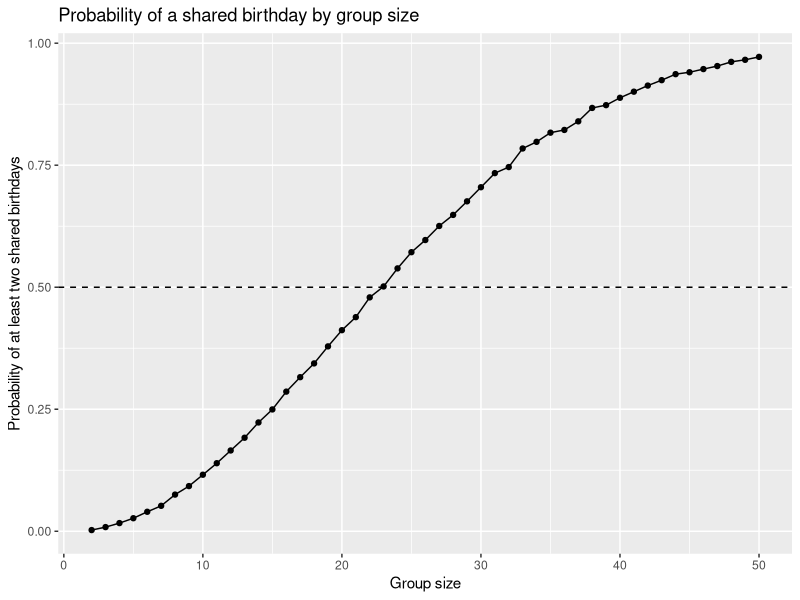

The R source for this figure: (Note: this script raises an error after producing the figure.)
## ---- chunk 1
library(tidyverse)
set.seed(1)

birthday_repeated = function(n_room) {
  
  birthdays = sample(1:365, size = n_room, replace = TRUE)
  
  repeated_birthdays = length(unique(birthdays)) < n_room
  
  return(repeated_birthdays)
  
}

sim_results = 
  tibble(group_size = 2:50) |> 
  mutate(
    prob_repeated = map_dbl(
      group_size,
      \(n) mean(replicate(10000, birthday_repeated(n)))
    )
  )

sim_results |> 
  ggplot(aes(x = group_size, y = prob_repeated)) +
  geom_point() +
  geom_line() +
  geom_hline(yintercept = 0.5, linetype = "dashed") +
  labs(
    title = "Probability of a shared birthday by group size",
    x = "Group size",
    y = "Probability of at least two shared birthdays"
  )
## ---- chunk 2
library(tidyverse)
file_names = tibble(
  file = list.files("data", full.names = TRUE)
)

file_names = file_names %>%
  mutate(
    data = map(file, read_csv),
    file_name = basename(file),
    arm = if_else(
      str_detect(file_name, "^con"),
      "control",
      "experimental"
    ),
    subject_id = str_extract(file_name, "\\d+")
  )

longitudinal_df =
  file_names %>%
  unnest(data) %>%
  pivot_longer(
    cols = starts_with("week_"),
    names_to = "week",
    values_to = "observation"
  ) %>%
  mutate(
    week = as.integer(str_remove(week, "week_"))
  ) %>%
  select(subject_id, arm, week, observation)

# Create a spaghetti plot
ggplot(
  longitudinal_df,
  aes(
    x = week,
    y = observation,
    group = interaction(subject_id, arm),
    color = arm
  )
) +
  geom_line(alpha = 0.5) +
  geom_point() +
  labs(
    title = "Spaghetti Plot of Individual Outcomes Over Time",
    x = "Week",
    y = "Observation",
    color = "Study Arm"
  ) +
  theme_minimal()

longitudinal_df %>%
  distinct(subject_id, arm) %>%
  count(arm)

longitudinal_df %>%
  count(subject_id, arm)

longitudinal_df %>%
  summarize(
    missing = sum(is.na(observation))
  )


## ---- chunk 3
set.seed(1)

sim_t <- function(mu, n = 30, sigma = 5, nsim = 5000) {
  map_dfr(1:nsim, \(i) {
    x <- rnorm(n, mean = mu, sd = sigma)
    broom::tidy(t.test(x, mu = 0)) |> select(estimate, p.value)
  }) |> mutate(mu = mu)
}

res <- map_dfr(0:6, sim_t)

summ <- res |>
  group_by(mu) |>
  summarize(power   = mean(p.value < 0.05),
            avg_all = mean(estimate),
            avg_rej = mean(estimate[p.value < 0.05]))

# Plot 1: power vs mu
ggplot(summ, aes(mu, power)) +
  geom_line() + geom_point() +
  labs(x = "True mu", y = "Proportion of null rejected (power)")

# Plot 2: average estimate, all vs rejected only
summ |>
  pivot_longer(c(avg_all, avg_rej), names_to = "which", values_to = "avg") |>
  mutate(which = recode(which, avg_all = "All samples",
                        avg_rej = "Only samples where null rejected")) |>
  ggplot(aes(mu, avg, color = which)) +
  geom_line() + geom_point() +
  geom_abline(slope = 1, intercept = 0, linetype = "dashed") +
  labs(x = "True mu", y = "Average estimate of mu-hat", color = NULL)
